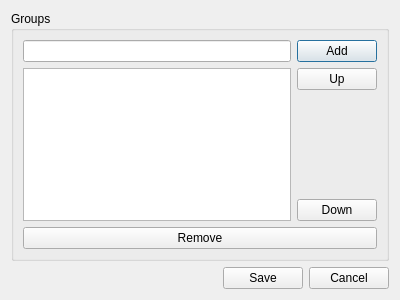
<ui version="4.0" >
 <class>TaskSettings</class>
 <widget class="QDialog" name="TaskSettings" >
  <property name="geometry" >
   <rect>
    <x>0</x>
    <y>0</y>
    <width>400</width>
    <height>300</height>
   </rect>
  </property>
  <property name="windowTitle" >
   <string>Dialog</string>
  </property>
  <property name="modal" >
   <bool>true</bool>
  </property>
  <layout class="QVBoxLayout" name="verticalLayout_2" >
   <item>
    <widget class="QGroupBox" name="groupBox" >
     <property name="title" >
      <string>Groups</string>
     </property>
     <layout class="QVBoxLayout" name="verticalLayout_3" >
      <item>
       <layout class="QHBoxLayout" name="horizontalLayout_3" >
        <item>
         <widget class="QLineEdit" name="lineGroup" />
        </item>
        <item>
         <widget class="QPushButton" name="btnAdd" >
          <property name="text" >
           <string>Add</string>
          </property>
          <property name="default" >
           <bool>true</bool>
          </property>
         </widget>
        </item>
       </layout>
      </item>
      <item>
       <layout class="QHBoxLayout" name="horizontalLayout" >
        <item>
         <widget class="QListWidget" name="lstGroups" />
        </item>
        <item>
         <layout class="QVBoxLayout" name="verticalLayout" >
          <item>
           <widget class="QPushButton" name="btnUp" >
            <property name="text" >
             <string>Up</string>
            </property>
           </widget>
          </item>
          <item>
           <spacer name="verticalSpacer" >
            <property name="orientation" >
             <enum>Qt::Vertical</enum>
            </property>
            <property name="sizeHint" stdset="0" >
             <size>
              <width>20</width>
              <height>40</height>
             </size>
            </property>
           </spacer>
          </item>
          <item>
           <widget class="QPushButton" name="btnDown" >
            <property name="text" >
             <string>Down</string>
            </property>
           </widget>
          </item>
         </layout>
        </item>
       </layout>
      </item>
      <item>
       <widget class="QPushButton" name="btnRemove" >
        <property name="text" >
         <string>Remove</string>
        </property>
       </widget>
      </item>
     </layout>
    </widget>
   </item>
   <item>
    <widget class="QDialogButtonBox" name="buttonBox" >
     <property name="orientation" >
      <enum>Qt::Horizontal</enum>
     </property>
     <property name="standardButtons" >
      <set>QDialogButtonBox::Cancel|QDialogButtonBox::Save</set>
     </property>
    </widget>
   </item>
  </layout>
 </widget>
 <resources/>
 <connections>
  <connection>
   <sender>buttonBox</sender>
   <signal>accepted()</signal>
   <receiver>TaskSettings</receiver>
   <slot>accept()</slot>
   <hints>
    <hint type="sourcelabel" >
     <x>227</x>
     <y>279</y>
    </hint>
    <hint type="destinationlabel" >
     <x>157</x>
     <y>274</y>
    </hint>
   </hints>
  </connection>
  <connection>
   <sender>buttonBox</sender>
   <signal>rejected()</signal>
   <receiver>TaskSettings</receiver>
   <slot>reject()</slot>
   <hints>
    <hint type="sourcelabel" >
     <x>295</x>
     <y>285</y>
    </hint>
    <hint type="destinationlabel" >
     <x>286</x>
     <y>274</y>
    </hint>
   </hints>
  </connection>
  <connection>
   <sender>lineGroup</sender>
   <signal>returnPressed()</signal>
   <receiver>btnAdd</receiver>
   <slot>click()</slot>
   <hints>
    <hint type="sourcelabel" >
     <x>260</x>
     <y>47</y>
    </hint>
    <hint type="destinationlabel" >
     <x>333</x>
     <y>52</y>
    </hint>
   </hints>
  </connection>
 </connections>
</ui>
